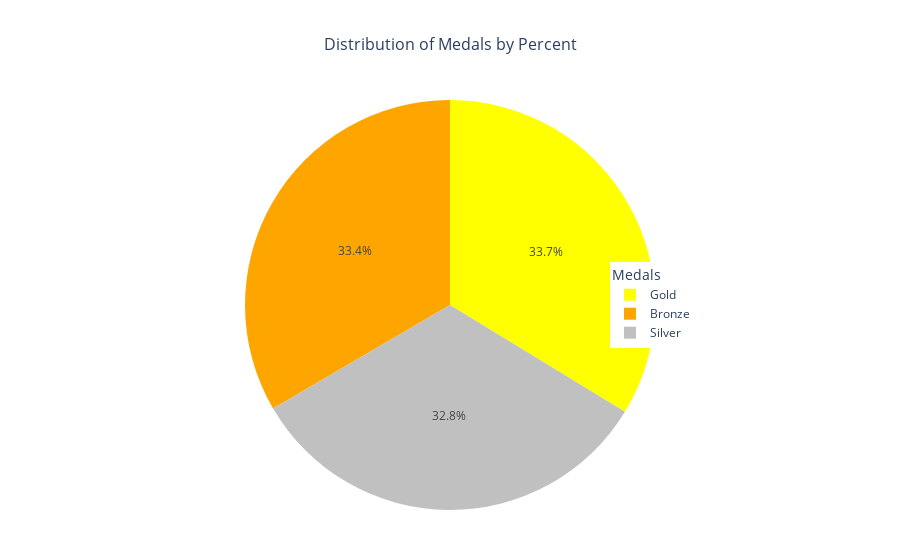

This figure's notebook cell:
### Markdown cell above
Distribution of Gold, Silver, Bronze

### Code cell
medal_counts = Olympic_Athlete_Event_Results['medal'].value_counts()
medal_counts = medal_counts[medal_counts.index.isin(['Gold', 'Silver', 'Bronze'])].reset_index()
medal_counts.columns = ['medal', 'count']

custom_colors = ['#FFFF00', '#FFA500', '#C0C0C0'] 

fig = px.pie(medal_counts, values='count', names='medal', title='Distribution of Medals', color='medal', color_discrete_sequence=custom_colors)

fig.update_layout(
    title_text = 'Distribution of Medals by Percent',
    title_font_size = 16,
    title_x = 0.5,
    legend_title_text = 'Medals',
    legend = dict(
        x=0.7,
        y=0.5,
        font= dict(size=12)
    ),
    margin=dict(l=50,r=50,t=100,b=50)
)
fig.show()

### Figure 1 — Plotly figure (JSON) as saved in the notebook; plotly's stock layout.template omitted (floating-point values rounded to 4 significant figures)
{"data": [{"customdata": [["Gold"], ["Bronze"], ["Silver"]], "domain": {"x": [0.0, 1.0], "y": [0.0, 1.0]}, "hovertemplate": "medal=%{customdata[0]}<br>count=%{value}<extra></extra>", "labels": ["Gold", "Bronze", "Silver"], "legendgroup": "", "marker": {"colors": ["#FFFF00", "#FFA500", "#C0C0C0"]}, "name": "", "showlegend": true, "values": [15072, 14939, 14676], "type": "pie"}], "layout": {"legend": {"tracegroupgap": 0, "title": {"text": "Medals"}, "font": {"size": 12}, "x": 0.7, "y": 0.5}, "title": {"text": "Distribution of Medals by Percent", "font": {"size": 16}, "x": 0.5}, "piecolorway": ["#FFFF00", "#FFA500", "#C0C0C0"], "margin": {"l": 50, "r": 50, "t": 100, "b": 50}}}
